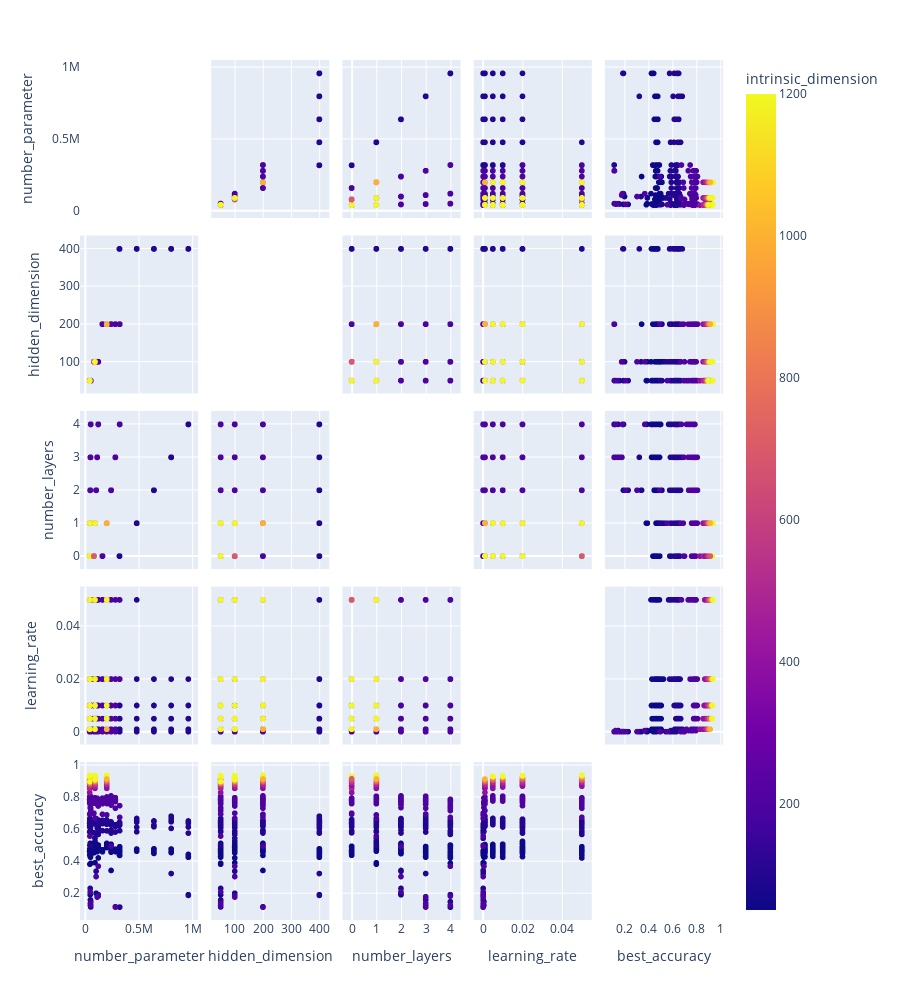

Here is the notebook cell this chart was saved with:
### Code cell
import plotly.express as px
fig = px.scatter_matrix(df,
    dimensions=["number_parameter", "hidden_dimension", "number_layers", "learning_rate", "best_accuracy"],
    color="intrinsic_dimension",)
fig.update_layout(
    dragmode='select',
    height=1000,
    hovermode='closest',
)
fig.update_traces(diagonal_visible=False)
fig.show()

### Figure 1 — Plotly figure (JSON) as saved in the notebook; plotly's stock layout.template omitted (floating-point values rounded to 4 significant figures; data arrays with more than 128 entries replaced by an {"elided": "..."} marker saying what was removed)
{"data": [{"diagonal": {"visible": false}, "dimensions": [{"axis": {"matches": true}, "label": "number_parameter", "values": {"elided": "510 int values"}}, {"axis": {"matches": true}, "label": "hidden_dimension", "values": {"elided": "510 int values"}}, {"axis": {"matches": true}, "label": "number_layers", "values": {"elided": "510 int values"}}, {"axis": {"matches": true}, "label": "learning_rate", "values": {"elided": "510 float values"}}, {"axis": {"matches": true}, "label": "best_accuracy", "values": {"elided": "510 float values"}}], "hovertemplate": "%{xaxis.title.text}=%{x}<br>%{yaxis.title.text}=%{y}<br>intrinsic_dimension=%{marker.color}<extra></extra>", "legendgroup": "", "marker": {"color": {"elided": "510 int values"}, "coloraxis": "coloraxis", "symbol": "circle"}, "name": "", "showlegend": false, "type": "splom"}], "layout": {"coloraxis": {"colorbar": {"title": {"text": "intrinsic_dimension"}}, "colorscale": [[0, "#0d0887"], [0.1111, "#46039f"], [0.2222, "#7201a8"], [0.3333, "#9c179e"], [0.4444, "#bd3786"], [0.5556, "#d8576b"], [0.6667, "#ed7953"], [0.7778, "#fb9f3a"], [0.8889, "#fdca26"], [1, "#f0f921"]]}, "dragmode": "select", "height": 1000, "hovermode": "closest", "legend": {"tracegroupgap": 0}, "margin": {"t": 60}}}
